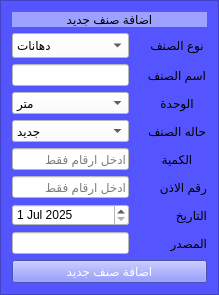
             <widget class="QFrame" name="frame">
              <property name="layoutDirection">
               <enum>Qt::LeftToRight</enum>
              </property>
              <property name="styleSheet">
               <string notr="true">background-color: rgb(85, 85, 255);
</string>
              </property>
              <property name="frameShape">
               <enum>QFrame::StyledPanel</enum>
              </property>
              <property name="frameShadow">
               <enum>QFrame::Raised</enum>
              </property>
              <layout class="QGridLayout" name="gridLayout">
               <item row="3" column="0">
                <widget class="QLineEdit" name="lineEdit_2">
                 <property name="maximumSize">
                  <size>
                   <width>16777215</width>
                   <height>25</height>
                  </size>
                 </property>
                 <property name="styleSheet">
                  <string notr="true">background-color: rgb(255, 255, 255);</string>
                 </property>
                </widget>
               </item>
               <item row="3" column="3">
                <widget class="QLabel" name="label_3">
                 <property name="text">
                  <string>اسم الصنف</string>
                 </property>
                 <property name="alignment">
                  <set>Qt::AlignCenter</set>
                 </property>
                </widget>
               </item>
               <item row="4" column="0">
                <widget class="QComboBox" name="comboBox_2">
                 <property name="maximumSize">
                  <size>
                   <width>16777215</width>
                   <height>25</height>
                  </size>
                 </property>
                 <property name="styleSheet">
                  <string notr="true">background-color: rgb(255, 255, 255);</string>
                 </property>
                 <item>
                  <property name="text">
                   <string>متر</string>
                  </property>
                 </item>
                 <item>
                  <property name="text">
                   <string>لتر</string>
                  </property>
                 </item>
                 <item>
                  <property name="text">
                   <string>لفه</string>
                  </property>
                 </item>
                 <item>
                  <property name="text">
                   <string>عدد</string>
                  </property>
                 </item>
                 <item>
                  <property name="text">
                   <string>كجم</string>
                  </property>
                 </item>
                 <item>
                  <property name="text">
                   <string>علبه</string>
                  </property>
                 </item>
                 <item>
                  <property name="text">
                   <string>جركن</string>
                  </property>
                 </item>
                </widget>
               </item>
               <item row="4" column="3">
                <widget class="QLabel" name="label_4">
                 <property name="text">
                  <string>الوحدة</string>
                 </property>
                 <property name="alignment">
                  <set>Qt::AlignCenter</set>
                 </property>
                </widget>
               </item>
               <item row="5" column="0">
                <widget class="QComboBox" name="comboBox_7">
                 <property name="maximumSize">
                  <size>
                   <width>16777215</width>
                   <height>25</height>
                  </size>
                 </property>
                 <property name="styleSheet">
                  <string notr="true">background-color: rgb(255, 255, 255);</string>
                 </property>
                 <item>
                  <property name="text">
                   <string>جديد</string>
                  </property>
                 </item>
                 <item>
                  <property name="text">
                   <string>مستعمل</string>
                  </property>
                 </item>
                 <item>
                  <property name="text">
                   <string>منتهي</string>
                  </property>
                 </item>
                 <item>
                  <property name="text">
                   <string>خردة</string>
                  </property>
                 </item>
                </widget>
               </item>
               <item row="5" column="3">
                <widget class="QLabel" name="label_18">
                 <property name="text">
                  <string>حاله الصنف</string>
                 </property>
                 <property name="alignment">
                  <set>Qt::AlignCenter</set>
                 </property>
                </widget>
               </item>
               <item row="0" column="0" colspan="4">
                <widget class="QLabel" name="label">
                 <property name="maximumSize">
                  <size>
                   <width>16777215</width>
                   <height>20</height>
                  </size>
                 </property>
                 <property name="styleSheet">
                  <string notr="true">background-color: rgb(156, 161, 255);</string>
                 </property>
                 <property name="text">
                  <string>اضافة صنف جديد</string>
                 </property>
                 <property name="alignment">
                  <set>Qt::AlignCenter</set>
                 </property>
                </widget>
               </item>
               <item row="11" column="0" colspan="4">
                <widget class="QPushButton" name="add_new_item_btn">
                 <property name="styleSheet">
                  <string notr="true">font: 16pt &quot;Arabic Typesetting&quot;;
background-color:rgb(103, 111, 255);
color:rgb(255, 255, 255);</string>
                 </property>
                 <property name="text">
                  <string>اضافة صنف جديد</string>
                 </property>
                </widget>
               </item>
               <item row="7" column="3">
                <widget class="QLabel" name="label_5">
                 <property name="text">
                  <string>الكمية</string>
                 </property>
                 <property name="alignment">
                  <set>Qt::AlignCenter</set>
                 </property>
                </widget>
               </item>
               <item row="7" column="0">
                <widget class="QLineEdit" name="lineEdit_3">
                 <property name="maximumSize">
                  <size>
                   <width>16777215</width>
                   <height>25</height>
                  </size>
                 </property>
                 <property name="toolTip">
                  <string>ادخل الكميه بالارقام</string>
                 </property>
                 <property name="styleSheet">
                  <string notr="true">background-color: rgb(255, 255, 255);</string>
                 </property>
                 <property name="placeholderText">
                  <string>ادخل ارقام فقط</string>
                 </property>
                </widget>
               </item>
               <item row="8" column="3">
                <widget class="QLabel" name="label_31">
                 <property name="text">
                  <string>رقم الاذن</string>
                 </property>
                </widget>
               </item>
               <item row="8" column="0">
                <widget class="QLineEdit" name="lineEdit_14">
                 <property name="toolTip">
                  <string>ادخل الكميه بالارقام</string>
                 </property>
                 <property name="styleSheet">
                  <string notr="true">background-color: rgb(255, 255, 255);</string>
                 </property>
                 <property name="placeholderText">
                  <string>ادخل ارقام فقط</string>
                 </property>
                </widget>
               </item>
               <item row="9" column="0">
                <widget class="QDateEdit" name="dateEdit_2">
                 <property name="styleSheet">
                  <string notr="true">background-color: rgb(255, 255, 255);</string>
                 </property>
                 <property name="dateTime">
                  <datetime>
                   <hour>0</hour>
                   <minute>0</minute>
                   <second>0</second>
                   <year>2025</year>
                   <month>7</month>
                   <day>1</day>
                  </datetime>
                 </property>
                </widget>
               </item>
               <item row="1" column="0">
                <widget class="QComboBox" name="comboBox">
                 <property name="maximumSize">
                  <size>
                   <width>16777215</width>
                   <height>25</height>
                  </size>
                 </property>
                 <property name="font">
                  <font>
                   <family>Dubai</family>
                   <pointsize>9</pointsize>
                  </font>
                 </property>
                 <property name="styleSheet">
                  <string notr="true">background-color: rgb(255, 255, 255);</string>
                 </property>
                 <item>
                  <property name="text">
                   <string>دهانات</string>
                  </property>
                 </item>
                 <item>
                  <property name="text">
                   <string>مهمات راكدة</string>
                  </property>
                 </item>
                 <item>
                  <property name="text">
                   <string>السباكة</string>
                  </property>
                 </item>
                 <item>
                  <property name="text">
                   <string>الكهرباء</string>
                  </property>
                 </item>
                 <item>
                  <property name="text">
                   <string>مواد بتروليه</string>
                  </property>
                 </item>
                 <item>
                  <property name="text">
                   <string>البوابات والمعدات</string>
                  </property>
                 </item>
                 <item>
                  <property name="text">
                   <string>دفاتر وجناين</string>
                  </property>
                 </item>
                 <item>
                  <property name="text">
                   <string>النجارة</string>
                  </property>
                 </item>
                 <item>
                  <property name="text">
                   <string>الخردة</string>
                  </property>
                 </item>
                 <item>
                  <property name="text">
                   <string>مستعمله</string>
                  </property>
                 </item>
                </widget>
               </item>
               <item row="1" column="3">
                <widget class="QLabel" name="label_2">
                 <property name="text">
                  <string>نوع الصنف</string>
                 </property>
                 <property name="alignment">
                  <set>Qt::AlignCenter</set>
                 </property>
                </widget>
               </item>
               <item row="9" column="3">
                <widget class="QLabel" name="label_32">
                 <property name="text">
                  <string>التاريخ</string>
                 </property>
                </widget>
               </item>
               <item row="10" column="3">
                <widget class="QLabel" name="label_37">
                 <property name="text">
                  <string>المصدر</string>
                 </property>
                </widget>
               </item>
               <item row="10" column="0">
                <widget class="QLineEdit" name="lineEdit_15">
                 <property name="styleSheet">
                  <string notr="true">background-color: rgb(255, 255, 255);</string>
                 </property>
                </widget>
               </item>
              </layout>
             </widget>
